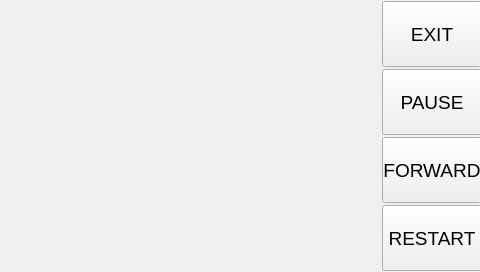
<?xml version="1.0" encoding="UTF-8"?>
<ui version="4.0">
 <class>playBack</class>
 <widget class="QWidget" name="playBack">
  <property name="geometry">
   <rect>
    <x>0</x>
    <y>0</y>
    <width>480</width>
    <height>272</height>
   </rect>
  </property>
  <property name="minimumSize">
   <size>
    <width>480</width>
    <height>272</height>
   </size>
  </property>
  <property name="maximumSize">
   <size>
    <width>480</width>
    <height>16777215</height>
   </size>
  </property>
  <property name="windowTitle">
   <string>Form</string>
  </property>
  <widget class="QWidget" name="layoutWidget">
   <property name="geometry">
    <rect>
     <x>0</x>
     <y>1</y>
     <width>482</width>
     <height>272</height>
    </rect>
   </property>
   <layout class="QHBoxLayout" name="horizontalLayout">
    <property name="spacing">
     <number>2</number>
    </property>
    <item>
     <widget class="QLabel" name="picture">
      <property name="text">
       <string/>
      </property>
     </widget>
    </item>
    <item>
     <widget class="QFrame" name="fr_panel">
      <property name="minimumSize">
       <size>
        <width>100</width>
        <height>270</height>
       </size>
      </property>
      <property name="maximumSize">
       <size>
        <width>100</width>
        <height>16777215</height>
       </size>
      </property>
      <property name="baseSize">
       <size>
        <width>100</width>
        <height>270</height>
       </size>
      </property>
      <property name="styleSheet">
       <string notr="true">border-image: url(:/hh1Graphics/blue-bkg);</string>
      </property>
      <widget class="QPushButton" name="pb_exit">
       <property name="geometry">
        <rect>
         <x>0</x>
         <y>0</y>
         <width>100</width>
         <height>66</height>
        </rect>
       </property>
       <property name="sizePolicy">
        <sizepolicy hsizetype="Preferred" vsizetype="Preferred">
         <horstretch>0</horstretch>
         <verstretch>0</verstretch>
        </sizepolicy>
       </property>
       <property name="minimumSize">
        <size>
         <width>100</width>
         <height>66</height>
        </size>
       </property>
       <property name="maximumSize">
        <size>
         <width>16777215</width>
         <height>66</height>
        </size>
       </property>
       <property name="font">
        <font>
         <pointsize>14</pointsize>
         <weight>50</weight>
         <italic>false</italic>
         <bold>false</bold>
        </font>
       </property>
       <property name="styleSheet">
        <string notr="true">border-image: url(:/hh1Graphics/blue-button);</string>
       </property>
       <property name="text">
        <string>EXIT</string>
       </property>
      </widget>
      <widget class="QPushButton" name="pb_pause">
       <property name="geometry">
        <rect>
         <x>0</x>
         <y>68</y>
         <width>100</width>
         <height>66</height>
        </rect>
       </property>
       <property name="sizePolicy">
        <sizepolicy hsizetype="Preferred" vsizetype="Preferred">
         <horstretch>0</horstretch>
         <verstretch>0</verstretch>
        </sizepolicy>
       </property>
       <property name="minimumSize">
        <size>
         <width>100</width>
         <height>66</height>
        </size>
       </property>
       <property name="maximumSize">
        <size>
         <width>16777215</width>
         <height>66</height>
        </size>
       </property>
       <property name="font">
        <font>
         <pointsize>14</pointsize>
         <weight>50</weight>
         <italic>false</italic>
         <bold>false</bold>
        </font>
       </property>
       <property name="styleSheet">
        <string notr="true">border-image: url(:/hh1Graphics/blue-button);</string>
       </property>
       <property name="text">
        <string>PAUSE</string>
       </property>
      </widget>
      <widget class="QPushButton" name="pb_forward">
       <property name="geometry">
        <rect>
         <x>0</x>
         <y>136</y>
         <width>100</width>
         <height>66</height>
        </rect>
       </property>
       <property name="sizePolicy">
        <sizepolicy hsizetype="Preferred" vsizetype="Preferred">
         <horstretch>0</horstretch>
         <verstretch>0</verstretch>
        </sizepolicy>
       </property>
       <property name="minimumSize">
        <size>
         <width>100</width>
         <height>66</height>
        </size>
       </property>
       <property name="maximumSize">
        <size>
         <width>16777215</width>
         <height>66</height>
        </size>
       </property>
       <property name="font">
        <font>
         <pointsize>14</pointsize>
         <weight>50</weight>
         <italic>false</italic>
         <bold>false</bold>
        </font>
       </property>
       <property name="styleSheet">
        <string notr="true">border-image: url(:/hh1Graphics/blue-button);</string>
       </property>
       <property name="text">
        <string>FORWARD</string>
       </property>
       <property name="iconSize">
        <size>
         <width>40</width>
         <height>40</height>
        </size>
       </property>
      </widget>
      <widget class="QPushButton" name="pb_restart">
       <property name="geometry">
        <rect>
         <x>0</x>
         <y>204</y>
         <width>100</width>
         <height>66</height>
        </rect>
       </property>
       <property name="sizePolicy">
        <sizepolicy hsizetype="Preferred" vsizetype="Preferred">
         <horstretch>0</horstretch>
         <verstretch>0</verstretch>
        </sizepolicy>
       </property>
       <property name="minimumSize">
        <size>
         <width>100</width>
         <height>66</height>
        </size>
       </property>
       <property name="maximumSize">
        <size>
         <width>16777215</width>
         <height>66</height>
        </size>
       </property>
       <property name="font">
        <font>
         <pointsize>14</pointsize>
         <weight>50</weight>
         <italic>false</italic>
         <bold>false</bold>
        </font>
       </property>
       <property name="styleSheet">
        <string notr="true">border-image: url(:/hh1Graphics/blue-button);</string>
       </property>
       <property name="text">
        <string>RESTART</string>
       </property>
       <property name="iconSize">
        <size>
         <width>40</width>
         <height>40</height>
        </size>
       </property>
      </widget>
     </widget>
    </item>
   </layout>
  </widget>
 </widget>
 <resources/>
 <connections/>
</ui>
